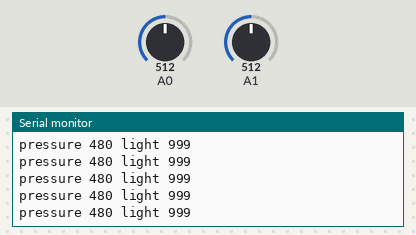
Simulated run of this sketch. Board: Arduino Uno, built with avr-gcc and run on an emulated ATmega328P. On the bench: the last lines printed to the serial monitor. Inputs (shaded band) come from the test bench; at power-on: A0 = 512, A1 = 512.

Above: at 1.2 s.
1.3 s: A0 set to 716
At 1.32 s:
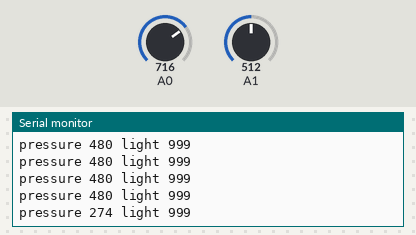
2.8 s: A1 set to 122
At 2.83 s:
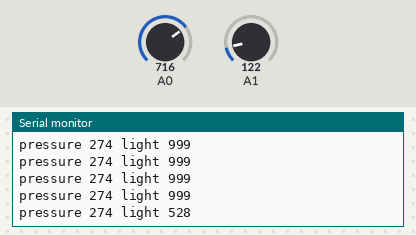
4.3 s: A1 set to 0
At 4.34 s:
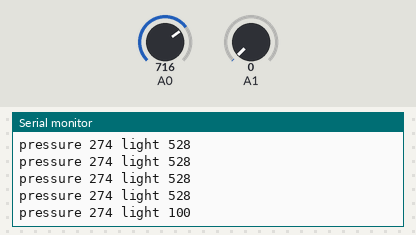
5.8 s: A0 set to 900
At 5.85 s:
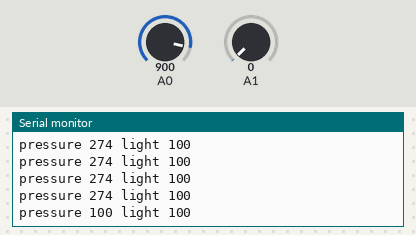
Timing chart, 0 to 8.3 s (numbered marks = the images above; inputs shaded):
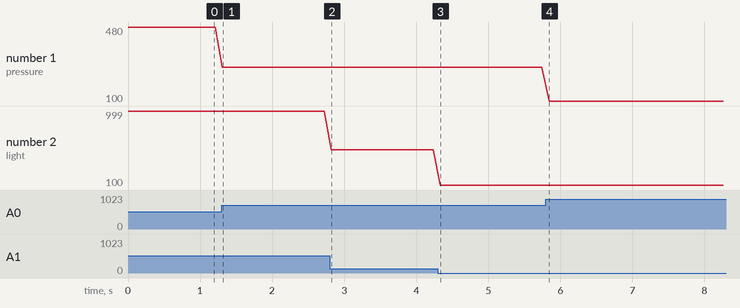

The sketch:

light_pressure.ino
```cpp
// Flex sensor test program

// Mike Grusin, SFE, 2011
// This program is free, use it however you wish!

// HARDWARE:
// Make the following connections between the Arduino and the flex sensor
// Note that the flex sensor pins are interchangeable

// Sensor pin - GND
// Sensor pin - Analog In 0, with 10K resistor to +5V

// INSTRUCTIONS:
// Upload this sketch to your Arduino, then activate the Serial Monitor
// (set the Serial Monitor to 9600 baud)

//#include <Firmata.h>


/*==============================================================================
 * GLOBAL VARIABLES
 *============================================================================*/

int analogInputsToReport = 0; // bitwise array to store pin reporting
int analogPin = 0; // counter for reading analog pins
/* timer variables */
//unsigned long currentMillis;     // store the current value from millis()
//unsigned long previousMillis;    // for comparison with currentMillis


/*==============================================================================
 * FUNCTIONS
 *============================================================================*/


void setup()
{
    // initialize serial communications
    Serial.begin(9600);

}

void loop()
{
    int pressure, light;

    // read the voltage from the voltage divider (sensor plus resistor)
    pressure = analogRead(0);
    light = analogRead(1);

//   scale and clip values to be 3 digets, allowing for easy parsing in Max
    int pressureVal = map(pressure, 888, 0, 100, 999);
    pressureVal = constrain(pressureVal, 100, 999);

    int lightVal = map(light, 0, 256, 100, 999);
    lightVal = constrain(lightVal, 100, 999);

    // print out the result
    Serial.print("pressure ");

    Serial.print(pressureVal,DEC);

    Serial.print(" light ");

    Serial.println(lightVal, DEC);

    // pause before taking the next reading
    delay(100);
}
```

Measured:
- after the input at 1.3 s, the serial monitor: prints a new line at once (image 1)
- after the input at 2.8 s, the serial monitor: prints a new line at once (image 2)
- after the input at 4.3 s, the serial monitor: prints a new line at once (image 3)
- after the input at 5.8 s, the serial monitor: prints a new line after 0.05 s (image 4)
- plotted number 1: 480 → 274 after the input at 1.3 s
- plotted number 2: 999 → 528 after the input at 2.8 s, 528 → 100 after the input at 4.3 s
